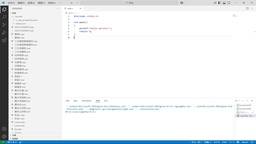
#> input picture data/MyScreenDataset/jpg/APP_002.jpg, 256 x 144 px, shrunk from 1920 x 1080 before the run
$ python image_attack.py -i jpg
#> lines starting #> are read from the running program, lines starting #| are printed output that depends on the picture
import os
import cv2
import json
import pickle
import numpy as np
from PIL import Image, ImageFilter, ImageEnhance, ImageDraw
import argparse
from pathlib import Path
import random


class ImageAttacker:
    """Class to apply various attacks on images and generate JSON and PKL metadata."""

    def __init__(self, output_dir=None):
        self.output_dir = output_dir
        if output_dir:
            os.makedirs(output_dir, exist_ok=True)

        self.processed_images = []
        self.query_images = []
        self.attack_images = []  # 存储所有攻击图像 (jpeg, crop, blur, noise, hybrid等)

        # [新增] 内部弱攻击的构建模块 (用于混合攻击)
        self._weak_attack_functions = [
            self._apply_blur,
            self._apply_noise,
            self._apply_brightness,
            self._apply_contrast,
            self._apply_paint
        ]

    # --- 1. 基础弱攻击：JPEG ---
    def apply_jpeg_compression(self, image_path, quality_factors=None):
        if quality_factors is None:
            quality_factors = [75, 50, 30, 10]

        img_name = os.path.basename(image_path)
        base_name = os.path.splitext(img_name)[0]  # SCID数据集中的base就是SCI
        output_paths = []  # 初始化空列表
        jpeg_indices = []

        img = Image.open(image_path)
        # [修复] 如果是 RGBA 或 P 模式，转换为 RGB
        if img.mode in ("RGBA", "P"):
            img = img.convert("RGB")

        for qf in quality_factors:
            if self.output_dir:
                output_path = os.path.join(self.output_dir, f"jpegqual_{qf}_{base_name}.jpg")
            else:
                output_path = os.path.join(os.path.dirname(image_path), f"jpegqual_{qf}_{base_name}.jpg")

            img.save(output_path, "JPEG", quality=qf)
            output_paths.append(output_path)

            output_filename = os.path.splitext(os.path.basename(output_path))[0]
            self.attack_images.append(
                output_filename)  # 从完整路径中提取文件 basename（包含扩展名），然后去除扩展名，得到纯文件名
            idx = len(self.attack_images) - 1  # 索引从0开始
            jpeg_indices.append(idx)  # 列表添加

            print(f"Created JPEG compressed image with quality {qf}: {output_path}")

        return output_paths, jpeg_indices

    # --- 2. 基础弱攻击：Cropping ---
    def apply_cropping(self, image_path, crop_percentages=None):
        if crop_percentages is None:
            crop_percentages = [10, 30, 50, 70]

        img_name = os.path.basename(image_path)
        base_name = os.path.splitext(img_name)[0]
        output_paths = []
        crop_indices = []  # 裁剪指数

        img = Image.open(image_path)
        # [修复] 如果是 RGBA 或 P 模式，转换为 RGB
        if img.mode in ("RGBA", "P"):
            img = img.convert("RGB")

        width, height = img.size

        for percentage in crop_percentages:
            crop_ratio = 1.0 - (percentage / 100.0)  # 裁剪比例
            crop_width = int(width * crop_ratio)
            crop_height = int(height * crop_ratio)
            left = np.random.randint(0, width - crop_width + 1)
            top = np.random.randint(0, height - crop_height + 1)
            right = left + crop_width
            bottom = top + crop_height
            cropped_img = img.crop((left, top, right, bottom))

            if self.output_dir:
                output_path = os.path.join(self.output_dir, f"crops_{percentage}_{base_name}.jpg")
            else:
                output_path = os.path.join(os.path.dirname(image_path), f"crops_{percentage}_{base_name}.jpg")

            cropped_img.save(output_path, "JPEG", quality=95)
            output_paths.append(output_path)

            output_filename = os.path.splitext(os.path.basename(output_path))[0]
            self.attack_images.append(output_filename)
            idx = len(self.attack_images) - 1
            crop_indices.append(idx)

            print(f"Created cropped image with {percentage}% removed: {output_path}")

        return output_paths, crop_indices

    # --- 3. [新增] 弱攻击：Blur ---
    def apply_blur(self, image_path, radii=None):
        if radii is None:
            radii = [2, 3, 5]  # 半径

        img_name = os.path.basename(image_path)
        base_name = os.path.splitext(img_name)[0]
        output_paths = []
        blur_indices = []

        img = Image.open(image_path)
        # [修复] 如果是 RGBA 或 P 模式，转换为 RGB
        if img.mode in ("RGBA", "P"):
            img = img.convert("RGB")

        for r in radii:
            output_path = os.path.join(self.output_dir or os.path.dirname(image_path), f"blur_{r}_{base_name}.jpg")
            attacked_img = self._apply_blur(img, radius=r)
            attacked_img.save(output_path, "JPEG", quality=95)
            output_paths.append(output_path)

            output_filename = os.path.splitext(os.path.basename(output_path))[0]
            self.attack_images.append(output_filename)
            idx = len(self.attack_images) - 1
            blur_indices.append(idx)
            print(f"Created blur image with radius {r}: {output_path}")

        return output_paths, blur_indices

    # --- 4. [新增] 弱攻击：Noise ---
    def apply_noise(self, image_path, levels=None):
        if levels is None:
            levels = [5, 10, 15]  # 噪声百分比

        img_name = os.path.basename(image_path)
        base_name = os.path.splitext(img_name)[0]
        output_paths = []
        noise_indices = []

        img = Image.open(image_path)
        # [修复] 如果是 RGBA 或 P 模式，转换为 RGB
        if img.mode in ("RGBA", "P"):
            img = img.convert("RGB")

        for level in levels:
            output_path = os.path.join(self.output_dir or os.path.dirname(image_path), f"noise_{level}_{base_name}.jpg")
            attacked_img = self._apply_noise(img, level_percent=level)
            attacked_img.save(output_path, "JPEG", quality=95)
            output_paths.append(output_path)

            output_filename = os.path.splitext(os.path.basename(output_path))[0]
            self.attack_images.append(output_filename)
            idx = len(self.attack_images) - 1
            noise_indices.append(idx)
            print(f"Created noise image with level {level}%: {output_path}")

        return output_paths, noise_indices

    # --- 5. [新增] 弱攻击：Brightness ---
    def apply_brightness(self, image_path, factors=None):
        if factors is None:
            factors = [0.5, 0.7, 1.3, 1.5]  # 因素

        img_name = os.path.basename(image_path)
        base_name = os.path.splitext(img_name)[0]
        output_paths = []
        brightness_indices = []

        img = Image.open(image_path)
        # [修复] 如果是 RGBA 或 P 模式，转换为 RGB
        if img.mode in ("RGBA", "P"):
            img = img.convert("RGB")

        for f in factors:
            output_path = os.path.join(self.output_dir or os.path.dirname(image_path),
                                       f"brightness_{f:.1f}_{base_name}.jpg")
            attacked_img = self._apply_brightness(img, factor=f)
            attacked_img.save(output_path, "JPEG", quality=95)
            output_paths.append(output_path)

            output_filename = os.path.splitext(os.path.basename(output_path))[0]
            self.attack_images.append(output_filename)
            idx = len(self.attack_images) - 1
            brightness_indices.append(idx)
            print(f"Created brightness image with factor {f}: {output_path}")

        return output_paths, brightness_indices

    # --- 6. [新增] 弱攻击：Contrast ---
    def apply_contrast(self, image_path, factors=None):
        if factors is None:
            factors = [0.5, 0.7, 1.3, 1.5]

        img_name = os.path.basename(image_path)
        base_name = os.path.splitext(img_name)[0]
        output_paths = []
        contrast_indices = []

        img = Image.open(image_path)
        # [修复] 如果是 RGBA 或 P 模式，转换为 RGB
        if img.mode in ("RGBA", "P"):
            img = img.convert("RGB")

        for f in factors:
            output_path = os.path.join(self.output_dir or os.path.dirname(image_path),
                                       f"contrast_{f:.1f}_{base_name}.jpg")
            attacked_img = self._apply_contrast(img, factor=f)
            attacked_img.save(output_path, "JPEG", quality=95)
            output_paths.append(output_path)

            output_filename = os.path.splitext(os.path.basename(output_path))[0]
            self.attack_images.append(output_filename)
            idx = len(self.attack_images) - 1
            contrast_indices.append(idx)
            print(f"Created contrast image with factor {f}: {output_path}")

        return output_paths, contrast_indices

    # --- 7. [新增] 弱攻击：Paint ---
    def apply_paint(self, image_path, strokes_list=None):
        if strokes_list is None:
            strokes_list = [(5, 50), (10, 70)]  # (stroke_size, num_strokes)

        img_name = os.path.basename(image_path)
        base_name = os.path.splitext(img_name)[0]
        output_paths = []
        paint_indices = []

        img = Image.open(image_path)
        # [修复] 如果是 RGBA 或 P 模式，转换为 RGB
        if img.mode in ("RGBA", "P"):
            img = img.convert("RGB")

        for i, (size, num) in enumerate(strokes_list):
            output_path = os.path.join(self.output_dir or os.path.dirname(image_path), f"paint_{i + 1}_{base_name}.jpg")
            attacked_img = self._apply_paint(img, stroke_size=size, num_strokes=num)
            attacked_img.save(output_path, "JPEG", quality=95)
            output_paths.append(output_path)

            output_filename = os.path.splitext(os.path.basename(output_path))[0]
            self.attack_images.append(output_filename)
            idx = len(self.attack_images) - 1
            paint_indices.append(idx)
            print(f"Created paint image (level {i + 1}): {output_path}")

        return output_paths, paint_indices

    # --- 8. [重写] 强/混合攻击：Hybrid ---
    def apply_hybrid_attacks(self, image_path, num_attacks=10):
        """[重写]
        Apply various HYBRID attacks by COMBINING weak attacks.
        """
        img_name = os.path.basename(image_path)
        base_name = os.path.splitext(img_name)[0]
        output_paths = []
        hybrid_indices = []

        img = Image.open(image_path)
        # [修复] 如果是 RGBA 或 P 模式，转换为 RGB
        if img.mode in ("RGBA", "P"):
            img = img.convert("RGB")

        for i in range(num_attacks):
            attacked_img = img.copy()

            # 随机选择 2 或 3 个弱攻击进行组合
            num_to_combine = random.randint(2, 3)
            attacks_to_combine = random.sample(self._weak_attack_functions, num_to_combine)

            # 随机应用这些攻击
            for attack_func in attacks_to_combine:
                # 使用 *随机参数* 调用内部辅助函数
                if attack_func == self._apply_blur:
                    attacked_img = self._apply_blur(attacked_img, radius=random.choice([2, 3, 5]))
                elif attack_func == self._apply_noise:
                    attacked_img = self._apply_noise(attacked_img, level_percent=random.randint(5, 15))
                elif attack_func == self._apply_brightness:
                    attacked_img = self._apply_brightness(attacked_img, factor=random.choice([0.5, 0.7, 1.3, 1.5]))
                elif attack_func == self._apply_contrast:
                    attacked_img = self._apply_contrast(attacked_img, factor=random.choice([0.5, 0.7, 1.3, 1.5]))
                elif attack_func == self._apply_paint:
                    attacked_img = self._apply_paint(attacked_img, stroke_size=random.choice([3, 5]),
                                                     num_strokes=random.randint(30, 70))

            output_path = os.path.join(self.output_dir or os.path.dirname(image_path),
                                       f"hybrid_{i + 1}_{base_name}.jpg")
            attacked_img.save(output_path, "JPEG", quality=95)  # 以高质量保存混合结果
            output_paths.append(output_path)

            output_filename = os.path.splitext(os.path.basename(output_path))[0]
            self.attack_images.append(output_filename)
            idx = len(self.attack_images) - 1
            hybrid_indices.append(idx)

            print(f"Created hybrid attack image {i + 1}: {output_path}")

        return output_paths, hybrid_indices

    # --- 内部辅助函数 (现在接受参数) ---

    def _apply_blur(self, img, radius=3):
        return img.filter(ImageFilter.GaussianBlur(radius=radius))

    def _apply_noise(self, img, level_percent=10):
        img_array = np.array(img)
        h, w, c = img_array.shape
        num_pixels = int((h * w * level_percent) / 100)

        for _ in range(num_pixels):
            x = np.random.randint(0, w)
            y = np.random.randint(0, h)
            for i in range(c):
                value = img_array[y, x, i] + np.random.randint(-50, 50)
                img_array[y, x, i] = max(0, min(255, value))

        return Image.fromarray(img_array)

    def _apply_brightness(self, img, factor=1.3):
        enhancer = ImageEnhance.Brightness(img)
        return enhancer.enhance(factor)

    def _apply_contrast(self, img, factor=1.3):
        enhancer = ImageEnhance.Contrast(img)
        return enhancer.enhance(factor)

    def _apply_paint(self, img, stroke_size=5, num_strokes=50):
        painted_img = img.copy()
        draw = ImageDraw.Draw(painted_img)
        width, height = img.size

        for _ in range(num_strokes):
            x1 = np.random.randint(0, width)
            y1 = np.random.randint(0, height)
            x2 = min(width, x1 + np.random.randint(-50, 50))
            y2 = min(height, y1 + np.random.randint(-50, 50))
            color = (np.random.randint(0, 255), np.random.randint(0, 255), np.random.randint(0, 255))
            draw.line((x1, y1, x2, y2), fill=color, width=stroke_size)

        return painted_img

    # --- [重写] process_image ---
    def process_image(self, image_path):
        """
        [重写]
        Process a single image with all *new* weak and hybrid attacks.
        """
        base_name = os.path.splitext(os.path.basename(image_path))[0]
        self.query_images.append(base_name)

        print(f"\n--- Processing Query Image: {base_name} ---")

        # Apply all weak attacks
        _, jpeg_indices = self.apply_jpeg_compression(image_path)
        _, crop_indices = self.apply_cropping(image_path)
        _, blur_indices = self.apply_blur(image_path)
        _, noise_indices = self.apply_noise(image_path)
        _, brightness_indices = self.apply_brightness(image_path)
        _, contrast_indices = self.apply_contrast(image_path)
        _, paint_indices = self.apply_paint(image_path)

        # Apply hybrid attacks
        _, hybrid_indices = self.apply_hybrid_attacks(image_path)

        # Store results for metadata generation (using indices)
        variant_results = {
            "jpegqual": jpeg_indices,
            "crops": crop_indices,
            "blur": blur_indices,
            "noise": noise_indices,
            "brightness": brightness_indices,
            "contrast": contrast_indices,
            "paint": paint_indices,
            "hybrid": hybrid_indices  # Renamed from "strong"
        }

        self.processed_images.append(variant_results)
        return variant_results

    # --- [不变] generate_metadata ---
    def generate_metadata(self, json_path, pkl_path=None):
        if pkl_path is None:
            pkl_path = os.path.splitext(json_path)[0] + '.pkl'

        data = {
            "gnd": self.processed_images,  # Ground-truth (list of dicts)
            "imlist": self.attack_images,  # Database images (all attacks)
            "qimlist": self.query_images  # Query images (originals)
        }

        with open(json_path, 'w') as f:
            json.dump(data, f, indent=2)
        print(f"\nGenerated JSON metadata file: {json_path}")

        with open(pkl_path, 'wb') as f:
            pickle.dump(data, f, protocol=pickle.HIGHEST_PROTOCOL)

        print(f"Generated PKL metadata file: {pkl_path}")
        print(f"- Query images: {len(self.query_images)}")
        print(f"- Database images: {len(self.attack_images)}")


def main():
    parser = argparse.ArgumentParser(description="Apply various attacks to images and generate metadata")
    parser.add_argument("--input", "-i", required=True, help="Input image or directory")
    parser.add_argument("--output", "-o", default=None,
                        help="Output directory (if not specified, save in same directory as source)")
    parser.add_argument("--json", "-j", default="dataset_metadata.json", help="Output JSON file path")
    parser.add_argument("--pkl", "-p", default=None,
                        help="Output PKL file path (if not specified, derive from JSON path)")
    args = parser.parse_args()

    attacker = ImageAttacker(output_dir=args.output)

    input_path = Path(args.input)
    if input_path.is_file():
        attacker.process_image(str(input_path))
    elif input_path.is_dir():
        image_files = []
        for ext in ['*.jpg', '*.png', '*.jpeg']:
            image_files.extend(list(input_path.glob(ext)))

        print(f"Found {len(image_files)} images in {input_path}")
        for file_path in image_files:
            attacker.process_image(str(file_path))
#> in apply_jpeg_compression, img is the input picture: PIL image 256x144 RGB; mean R, G, B 235.4, 238.5, 240.5
#> after the loop in apply_jpeg_compression, `for qf in quality_factors:`: jpeg_indices = [0, 1, 2, 3]; output_paths = ['jpg/jpegqual_75_APP_002.jpg', 'jpg/jpegqual_50_APP_002.jpg', 'jpg/jpegqual_30_APP_002.jpg', 'jpg/jpegqual_10_APP_002.jpg']; self.attack_images = ['jpegqual_75_APP_002', 'jpegqual_50_APP_002', 'jpegqual_30_APP_002', 'jpegqual_10_APP_002']
#> in process_image, `_, jpeg_indices = self.apply_jpeg_compression(image_path)`: jpeg_indices = [0, 1, 2, 3]
#> the loop in apply_cropping, `for percentage in crop_percentages:` made 4 passes
#> pass 1, in apply_cropping, `cropped_img = img.crop((left, top, right, bottom))`:
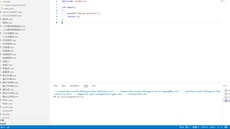
#> cropped_img: PIL image 230x129 RGB; mean R, G, B 242.5, 246.1, 248.3
#> pass 3, in apply_cropping, `cropped_img = img.crop((left, top, right, bottom))`:
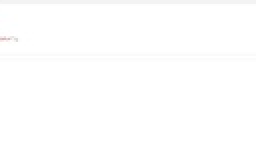
#> cropped_img: PIL image 128x72 RGB (shown 2 times larger); mean R, G, B 254.4, 254.4, 254.4
#> after the loop in apply_cropping, `for percentage in crop_percentages:`:
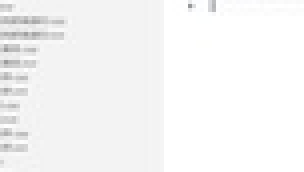
#> cropped_img: PIL image 76x43 RGB (shown 4 times larger); mean R, G, B 246.1, 246.1, 246.1
#> after the loop in apply_cropping, `for percentage in crop_percentages:`: crop_indices = [4, 5, 6, 7]; output_paths = ['jpg/crops_10_APP_002.jpg', 'jpg/crops_30_APP_002.jpg', 'jpg/crops_50_APP_002.jpg', 'jpg/crops_70_APP_002.jpg']; self.attack_images = ['jpegqual_75_APP_002', 'jpegqual_50_APP_002', 'jpegqual_30_APP_002', 'jpegqual_10_APP_002', 'crops_10_APP_002', 'crops_30_APP_002', 'crops_50_APP_002', 'crops_70_APP_002']
#> in process_image, `_, crop_indices = self.apply_cropping(image_path)`: crop_indices = [4, 5, 6, 7]
#> the loop in apply_blur, `for r in radii:` made 3 passes
#| Created blur image with radius 2: jpg/blur_2_APP_002.jpg
#| Created blur image with radius 3: jpg/blur_3_APP_002.jpg
#| Created blur image with radius 5: jpg/blur_5_APP_002.jpg
#> after the loop in apply_blur, `for r in radii:`: blur_indices = [8, 9, 10]; output_paths = ['jpg/blur_2_APP_002.jpg', 'jpg/blur_3_APP_002.jpg', 'jpg/blur_5_APP_002.jpg']; self.attack_images = ['jpegqual_75_APP_002', 'jpegqual_50_APP_002', 'jpegqual_30_APP_002', 'jpegqual_10_APP_002', 'crops_10_APP_002', 'crops_30_APP_002', 'crops_50_APP_002', 'crops_70_APP_002', 'blur_2_APP_002', 'blur_3_APP_002', 'blur_5_APP_002']
#> in process_image, `_, blur_indices = self.apply_blur(image_path)`: blur_indices = [8, 9, 10]
#> the loop in apply_noise, `for level in levels:` made 3 passes
#| Created noise image with level 5%: jpg/noise_5_APP_002.jpg
#| Created noise image with level 10%: jpg/noise_10_APP_002.jpg
#| Created noise image with level 15%: jpg/noise_15_APP_002.jpg
#> after the loop in apply_noise, `for level in levels:`: noise_indices = [11, 12, 13]; output_paths = ['jpg/noise_5_APP_002.jpg', 'jpg/noise_10_APP_002.jpg', 'jpg/noise_15_APP_002.jpg']; self.attack_images = 14 items, first 6: 'jpegqual_75_APP_002', 'jpegqual_50_APP_002', 'jpegqual_30_APP_002', 'jpegqual_10_APP_002', 'crops_10_APP_002', 'crops_30_APP_002'
#> in process_image, `_, noise_indices = self.apply_noise(image_path)`: noise_indices = [11, 12, 13]
#> the loop in apply_brightness, `for f in factors:` made 4 passes
#| Created brightness image with factor 0.5: jpg/brightness_0.5_APP_002.jpg
#| Created brightness image with factor 0.7: jpg/brightness_0.7_APP_002.jpg
#| Created brightness image with factor 1.3: jpg/brightness_1.3_APP_002.jpg
#| Created brightness image with factor 1.5: jpg/brightness_1.5_APP_002.jpg
#> pass 1, in apply_brightness, `attacked_img = self._apply_brightness(img, factor=f)`:
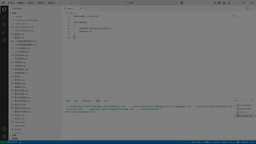
#> attacked_img: PIL image 256x144 RGB; mean R, G, B 117.3, 118.8, 119.8
#> after the loop in apply_brightness, `for f in factors:`:
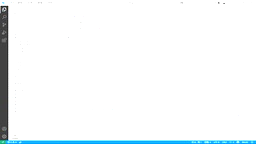
#> attacked_img: PIL image 256x144 RGB; mean R, G, B 243.6, 247.6, 249.3
#> after the loop in apply_brightness, `for f in factors:`: brightness_indices = [14, 15, 16, 17]; output_paths = ['jpg/brightness_0.5_APP_002.jpg', 'jpg/brightness_0.7_APP_002.jpg', 'jpg/brightness_1.3_APP_002.jpg', 'jpg/brightness_1.5_APP_002.jpg']; self.attack_images = 18 items, first 6: 'jpegqual_75_APP_002', 'jpegqual_50_APP_002', 'jpegqual_30_APP_002', 'jpegqual_10_APP_002', 'crops_10_APP_002', 'crops_30_APP_002'
#> in process_image, `_, brightness_indices = self.apply_brightness(image_path)`: brightness_indices = [14, 15, 16, 17]
#> the loop in apply_contrast, `for f in factors:` made 4 passes
#| Created contrast image with factor 0.5: jpg/contrast_0.5_APP_002.jpg
#| Created contrast image with factor 0.7: jpg/contrast_0.7_APP_002.jpg
#| Created contrast image with factor 1.3: jpg/contrast_1.3_APP_002.jpg
#| Created contrast image with factor 1.5: jpg/contrast_1.5_APP_002.jpg
#> pass 1, in apply_contrast, `attacked_img = self._apply_contrast(img, factor=f)`:
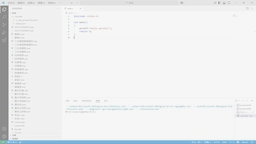
#> attacked_img: PIL image 256x144 RGB; mean R, G, B 236.3, 237.8, 238.8
#> after the loop in apply_contrast, `for f in factors:`:
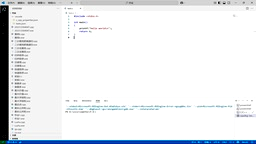
#> attacked_img: PIL image 256x144 RGB; mean R, G, B 232.4, 234.9, 237.9
#> after the loop in apply_contrast, `for f in factors:`: contrast_indices = [18, 19, 20, 21]; output_paths = ['jpg/contrast_0.5_APP_002.jpg', 'jpg/contrast_0.7_APP_002.jpg', 'jpg/contrast_1.3_APP_002.jpg', 'jpg/contrast_1.5_APP_002.jpg']; self.attack_images = 22 items, first 6: 'jpegqual_75_APP_002', 'jpegqual_50_APP_002', 'jpegqual_30_APP_002', 'jpegqual_10_APP_002', 'crops_10_APP_002', 'crops_30_APP_002'
#> in process_image, `_, contrast_indices = self.apply_contrast(image_path)`: contrast_indices = [18, 19, 20, 21]
#> (the rest of the program and of its run is left out)
